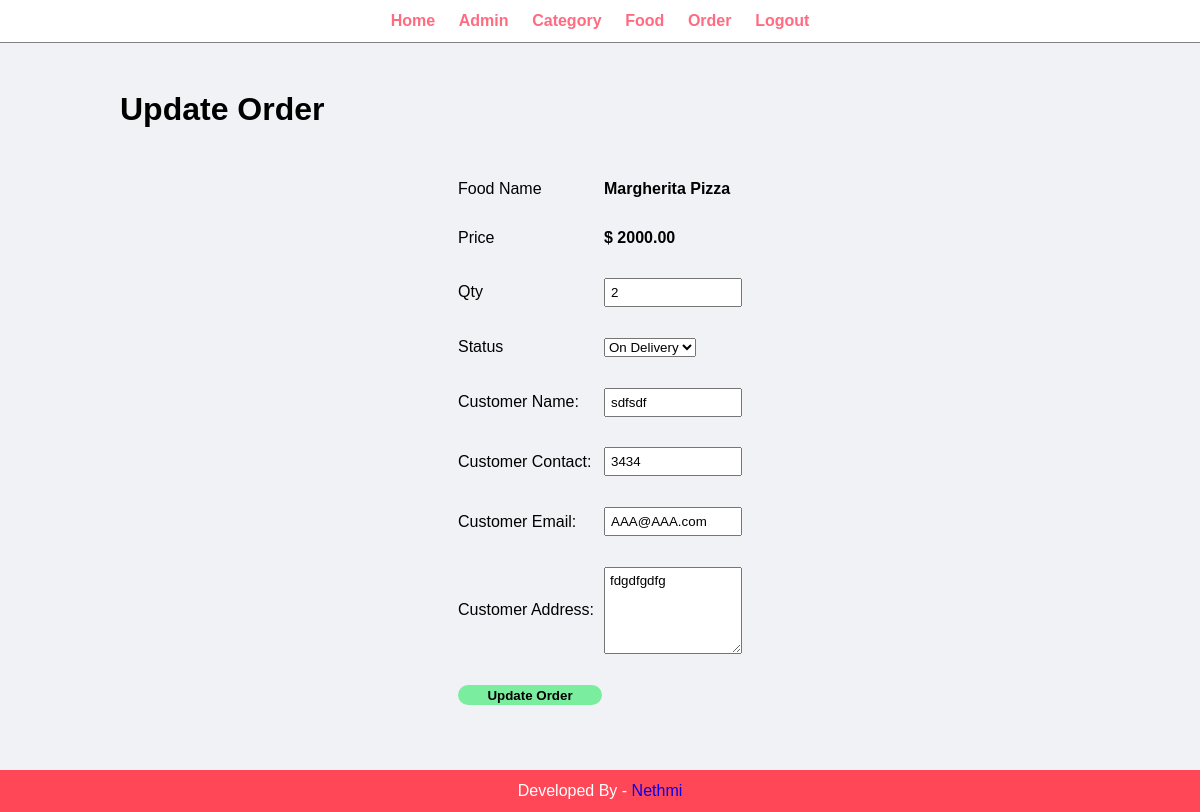
/admin/update-order.php?id=1, run on the app's committed database.
### tables this page shows
CREATE TABLE `tbl_order` (
  `id` int(10) UNSIGNED NOT NULL,
  `food` varchar(150) NOT NULL,
  `price` decimal(10,2) NOT NULL,
  `qty` int(11) NOT NULL,
  `total` decimal(10,2) NOT NULL,
  `order_date` datetime NOT NULL,
  `status` varchar(50) NOT NULL,
  `customer_name` varchar(150) NOT NULL,
  `customer_contact` varchar(20) NOT NULL,
  `customer_email` varchar(150) NOT NULL,
  `customer_address` varchar(255) NOT NULL
);

### admin/update-order.php (the view, shortened to what this page needs)
<?php include('includes/header.php'); ?>
<div class="main-content">
    <div class="wrapper">
        <h1>Update Order</h1>
        <br><br>
        <?php
            if(isset($_GET['id']))
            {
                $id=$_GET['id'];
                $sql = "SELECT * FROM tbl_order WHERE id=$id";
                $res = mysqli_query($conn, $sql);
                $count = mysqli_num_rows($res);
                if($count==1)
                {
                    $row=mysqli_fetch_assoc($res);
                    $food = $row['food'];
                    $price = $row['price'];
                    $qty = $row['qty'];
                    $status = $row['status'];
                    $customer_name = $row['customer_name'];
                    $customer_contact = $row['customer_contact'];
                    $customer_email = $row['customer_email'];
                    $customer_address= $row['customer_address'];
                }
                else
                {
                    header('location:manage-order.php');
                }
            }
            else
            {
                header('location:manage-order.php');
            }
        ?>
        <form action="" method="POST">
            <table class="tbl-30">
                <tr>
                    <td>Food Name</td>
                    <td><b> <?php echo $food; ?> </b></td>
                </tr>
                <tr>
                    <td>Price</td>
                    <td>
                        <b> $ <?php echo $price; ?></b>
                    </td>
                </tr>
                <tr>
                    <td>Qty</td>
                    <td>
                        <input type="number" name="qty" value="<?php echo $qty; ?>">
                    </td>
                </tr>
                <tr>
                    <td>Status</td>
                    <td>
                        <select name="status">
                            <option <?php if($status=="On Delivery"){echo "selected";} ?> value="On Delivery">On Delivery</option>
                        </select>
                    </td>
                </tr>
                <tr>
                    <td>Customer Name: </td>
                    <td>
                        <input type="text" name="customer_name" value="<?php echo $customer_name; ?>">
                    </td>
                </tr>
                <tr>
                    <td>Customer Contact: </td>
                    <td>
                        <input type="text" name="customer_contact" value="<?php echo $customer_contact; ?>">
                    </td>
                </tr>
                <tr>
                    <td>Customer Email: </td>
                    <td>
                        <input type="text" name="customer_email" value="<?php echo $customer_email; ?>">
                    </td>
                </tr>
                <tr>
                    <td>Customer Address: </td>
                    <td>
                        <textarea name="customer_address" cols="30" rows="5"><?php echo $customer_address; ?></textarea>
                    </td>
                </tr>
                <tr>
                    <td clospan="2">
                        <input type="submit" name="submit" value="Update Order" class="btn-secondary">
                    </td>
                </tr>
            </table>
        </form>
    </div>
</div>
<?php include('includes/footer.php'); ?>

### css/admin.css (style rules this page uses)
* { margin: 0; padding: 0; font-family: Arial, Helvetica, sans-serif; }
.wrapper { padding: 1%; width: 80%; margin: 0 auto; }
.tbl-30 { width: 30%; margin: auto; }
textarea, input[type="text"], input[type="number"] { width: 100%; padding: 5px; }
table tr td { padding: 5% 0; }
.btn-secondary { background-color: #7bed9f; padding: 11%; color: black; width: 144px; border: none; text-decoration: none; font-weight: bold; }
.btn-secondary, .btn-danger, .btn-primary { padding: 2%; border-radius:12px ; }
.main-content { background-color: #f1f2f6; padding: 3% 0; }

### data on the page
tbl_order: food "Margherita Pizza", price "2000.00", qty "2", status "On Delivery", customer_name "sdfsdf", customer_contact "3434", customer_email "AAA@AAA.com", customer_address "fdgdfgdfg"
